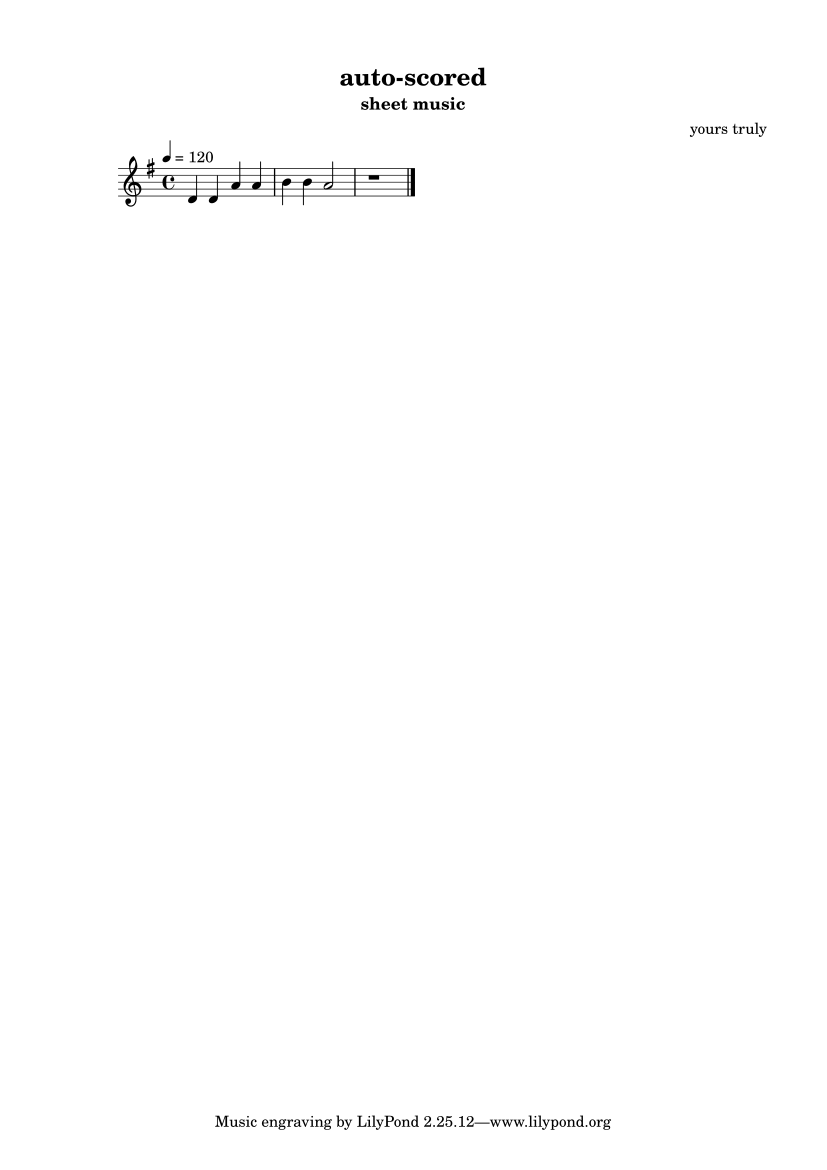

This figure's Python source:
import numpy as np
import matplotlib.pyplot as plt
import librosa
import subprocess
import lilypond

with open("test.ly", 'w') as f:
    f.write(
r'''% testing file

\version "2.25.12"
\language "english"

\header {
    title = "auto-scored"
    composer = "yours truly"
    subtitle = "sheet music"
}''')
    
music = r'''
\relative c' {
    \time 4/4
    \tempo 4 = 120
    \clef "treble"
    \key g \major
    
'''

notes_list = ["d4", "d4", "a'4", "a4", "b4", "b4", "a2", "r1"]
for i in notes_list:
    music += i + " "

music += r'''

    \bar "|."
}'''

with open("test.ly", 'a') as f:
    f.write(music)

subprocess.run([lilypond.executable(), "test.ly"])
